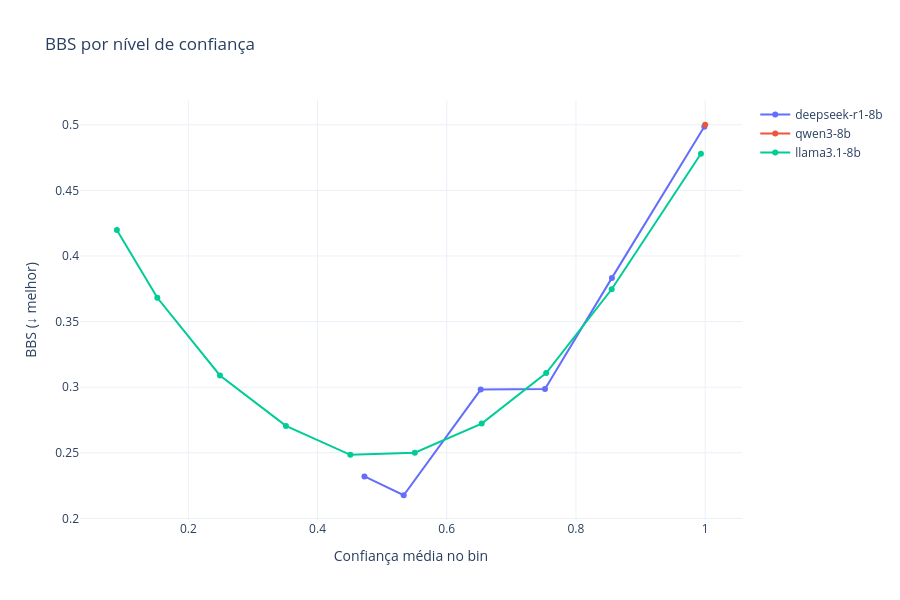

Notebook cell for this chart:
### Markdown cell above
### - Extra: BBS por bin

### Code cell
from src.utils.compute_bbs import compute_bbs_per_bin

fig = go.Figure()

for model in DEFAULT_MODELS:
    conf_col  = f"{model}_rep1_conf"
    label_col = f"{model}_consensus"

    df_bbs_bin = compute_bbs_per_bin(df_annotations, conf_col, label_col)

    fig.add_trace(go.Scatter(
        x=df_bbs_bin["mean_conf"],
        y=df_bbs_bin["bbs_bin"],
        mode="lines+markers",
        name=model
    ))

fig.update_layout(
    title="BBS por nível de confiança",
    xaxis_title="Confiança média no bin",
    yaxis_title="BBS (↓ melhor)",
    template="plotly_white",
    width=900,
    height=600
)
fig.show()

### Figure 1 — Plotly figure (JSON) as saved in the notebook; plotly's stock layout.template omitted (floating-point values rounded to 4 significant figures)
{"data": [{"mode": "lines+markers", "name": "deepseek-r1-8b", "type": "scatter", "x": [0.4726, 0.5333, 0.6525, 0.7521, 0.8557, 0.9987], "y": [0.232, 0.2176, 0.2981, 0.2985, 0.3833, 0.4984]}, {"mode": "lines+markers", "name": "qwen3-8b", "type": "scatter", "x": [1.0], "y": [0.5]}, {"mode": "lines+markers", "name": "llama3.1-8b", "type": "scatter", "x": [0.08932, 0.152, 0.249, 0.3511, 0.4507, 0.5506, 0.6541, 0.7539, 0.8553, 0.9935], "y": [0.4198, 0.3681, 0.3089, 0.2705, 0.2485, 0.25, 0.2723, 0.3107, 0.3746, 0.4779]}], "layout": {"height": 600, "title": {"text": "BBS por nível de confiança"}, "width": 900, "xaxis": {"title": {"text": "Confiança média no bin"}}, "yaxis": {"title": {"text": "BBS (↓ melhor)"}}}}
